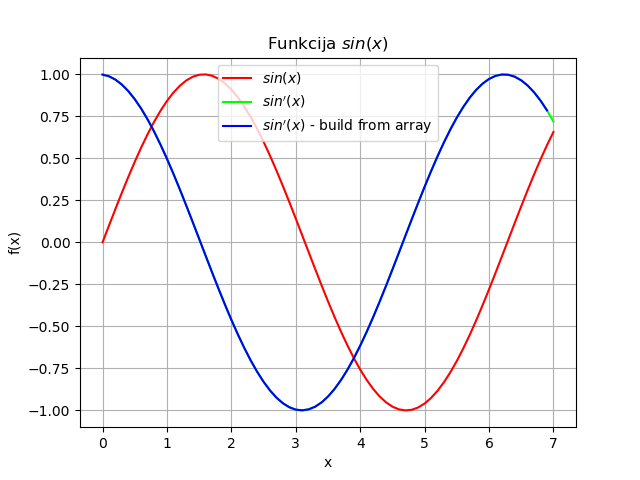

Here is the Python script that generated this plot:
import sys
sys.path.append('/usr/local/anaconda3/lib/python3.6/site-packages')

from numpy import sin, linspace

def f(x):
    return sin(x)

x = linspace(0, 7, 71)
y = f(x)

from matplotlib import pyplot as plt
plt.grid()
plt.xlabel('x')
plt.ylabel('f(x)')
plt.title('Funkcija $sin(x)$')
plt.plot(x, y, color = "#FF0000")
#plt.legend(['$sin(x)$'])
#plt.show()

delta_x = x[1] - x[0]

y_first_derivative = (f(x+delta_x) - f(x) ) / delta_x
plt.plot(x, y_first_derivative, color = "#00FF00")

#plt.legend(['$sin(x)$','$sin\'(x)$'])
#plt.show()

N = len(x)

y_first_derivative_build_from_array = []
for i in range(N-1):
    temp = ( y[i+1] - y[i] ) / (delta_x)
    #temp = ( y[i+1] - y[i] ) / (x[i+1] - x[i] )
    y_first_derivative_build_from_array.append(temp)
    print(i,x[i],x[i+1],y[i],y[i+1],temp,y_first_derivative_build_from_array)

plt.plot(x[0:N-1], y_first_derivative_build_from_array, color = "#0000FF")
plt.legend(['$sin(x)$','$sin\'(x)$','$sin\'(x)$ - build from array'])
plt.show()
